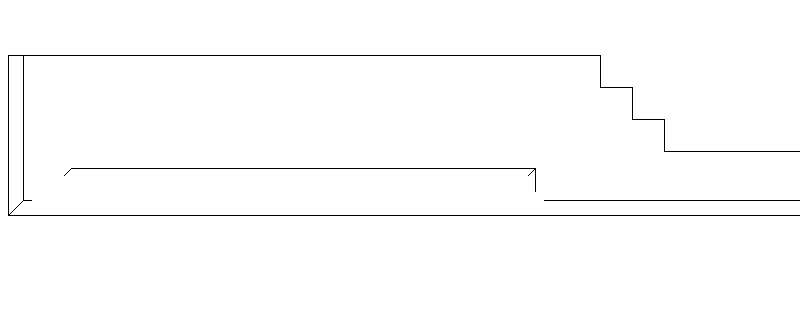

Below is a game level as drawn by its tile map, then a one-line description and the .tmx that defines it (tile-layer data replaced by summaries):
An orthogonal 50x20 tile map with 16x16 px tiles, 3 tile layers (background, mainlayer, foreground), 2 tilesets and 5 objects (2x Image, Player, Trigger, Checkpoint).

<map version="1.0" orientation="orthogonal" width="50" height="20" tilewidth="16" tileheight="16" backgroundcolor="#ffffff">
 <properties>
  <property name="physicsGravityY" value="-9.81" />
  <property name="physicsSimulationSpeed" value="1.0" />
  <property name="restrictScrollingToMapBoundary" value="YES" />
 </properties>
 <tileset firstgid="1" name="Tileset_Geometry_16x16_256" tilewidth="16" tileheight="16" spacing="1" margin="1">
  <image source="Tileset_Geometry_16x16_256.png" width="256" height="256" />
 </tileset>
 <tileset firstgid="226" name="Tileset_GeometryB" tilewidth="16" tileheight="16" spacing="1" margin="1">
  <image source="Tileset_GeometryB.png" width="256" height="256" />
 </tileset>
 <layer name="background" width="50" height="20">
  <data>[1000 cells, 119 non-empty, 12 distinct tile ids]</data>
 </layer>
 <layer name="mainlayer" width="50" height="20">
  <properties>
   <property name="_mainTileLayer" value="YES" />
  </properties>
  <data>[1000 cells, 116 non-empty, 1 distinct tile ids]</data>
 </layer>
 <objectgroup color="#00ff00" name="game objects" width="50" height="20">
  <object name="player" type="Player" x="296" y="176" width="16" height="32" />
  <object name="gameTitle" type="Image" x="80" y="80" width="448" height="64">
   <properties>
    <property name="imageName" value="dummy_gametitle.png" />
   </properties>
  </object>
  <object name="goToStages" type="Image" x="704" y="160" width="80" height="32">
   <properties>
    <property name="imageName" value="dummy_stagemenu.png" />
   </properties>
  </object>
  <object name="ExitToStageSelection" type="Trigger" x="784" y="144" width="16" height="64">
   <properties>
    <property name="info.checkpoint" value="spawnEntry" />
    <property name="info.tmxFile" value="DemoStageSelection.tmx" />
    <property name="notification" value="LoadMap" />
   </properties>
  </object>
  <object name="spawnEntryMainMenu" type="Checkpoint" x="752" y="176" width="16" height="32" />
 </objectgroup>
 <layer name="foreground" width="50" height="20">
  <data>[1000 cells, 625 non-empty, 9 distinct tile ids]</data>
 </layer>
</map>
